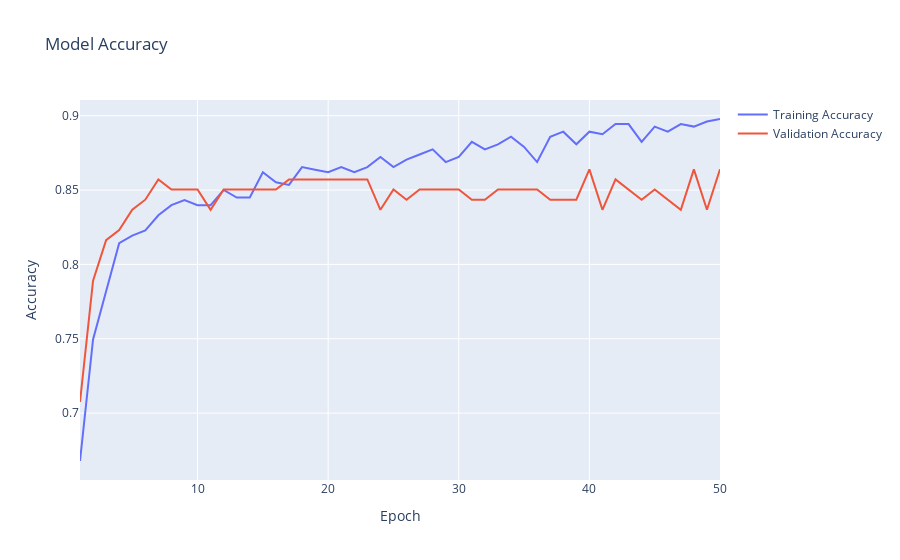
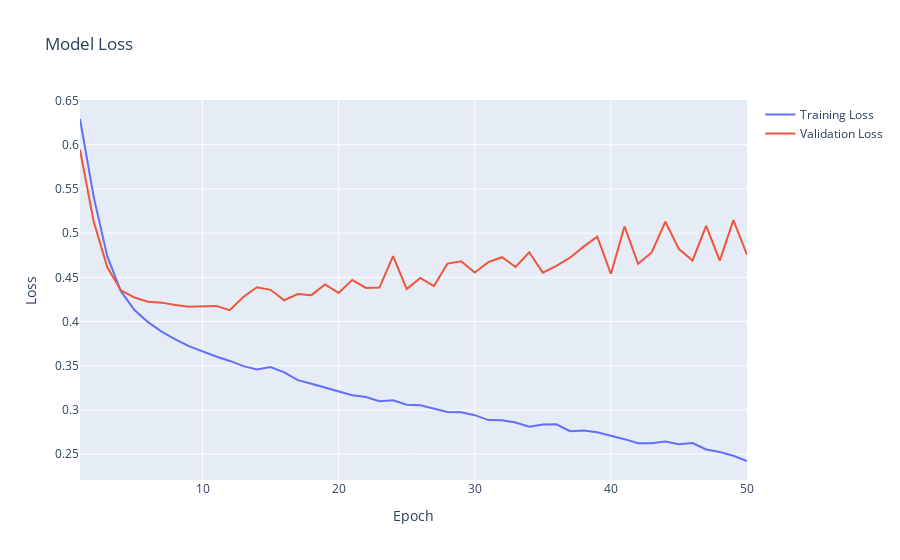

Notebook cell for these charts, in order:
### Code cell
import plotly.graph_objects as go
from sklearn.metrics import classification_report

# Create the model using the Adam optimizer
adam_model = create_model(optimizer='adam')

# Train the model
history_adam = adam_model.fit(X_train, y_train,
                              epochs=50,  # Number of epochs for training
                              batch_size=32,  # Batch size for training
                              validation_split=0.2,  # Split of training data for validation
                              verbose=1)  # Display progress during training

# Evaluate the model on the test set
test_loss, test_accuracy_adam = adam_model.evaluate(X_test, y_test)

# Visualize training history with Plotly

# Plot Accuracy
fig_accuracy_adam = go.Figure()
fig_accuracy_adam.add_trace(go.Scatter(x=list(range(1, 51)), y=history_adam.history['accuracy'],
                                      mode='lines', name='Training Accuracy'))
fig_accuracy_adam.add_trace(go.Scatter(x=list(range(1, 51)), y=history_adam.history['val_accuracy'],
                                      mode='lines', name='Validation Accuracy'))

fig_accuracy_adam.update_layout(
    title='Model Accuracy',
    xaxis_title='Epoch',
    yaxis_title='Accuracy'
)

# Plot Loss
fig_loss_adam = go.Figure()
fig_loss_adam.add_trace(go.Scatter(x=list(range(1, 51)), y=history_adam.history['loss'],
                                  mode='lines', name='Training Loss'))
fig_loss_adam.add_trace(go.Scatter(x=list(range(1, 51)), y=history_adam.history['val_loss'],
                                  mode='lines', name='Validation Loss'))

fig_loss_adam.update_layout(
    title='Model Loss',
    xaxis_title='Epoch',
    yaxis_title='Loss'
)

# Show the figures
fig_accuracy_adam.show()
fig_loss_adam.show()

# Make predictions
y_pred_adam = adam_model.predict(X_test)
y_pred_classes_adam = (y_pred_adam > 0.5).astype(int)  # Convert probabilities to binary classes

# Classification Report
print(f"\nTest Accuracy: {test_accuracy_adam:.4f}")
print("\nClassification Report:")
print(classification_report(y_test, y_pred_classes_adam))

### Figure 1 — Plotly figure (JSON) as saved in the notebook; plotly's stock layout.template omitted (floating-point values rounded to 4 significant figures)
{"data": [{"mode": "lines", "name": "Training Accuracy", "type": "scatter", "x": [1, 2, 3, 4, 5, 6, 7, 8, 9, 10, 11, 12, 13, 14, 15, 16, 17, 18, 19, 20, 21, 22, 23, 24, 25, 26, 27, 28, 29, 30, 31, 32, 33, 34, 35, 36, 37, 38, 39, 40, 41, 42, 43, 44, 45, 46, 47, 48, 49, 50], "y": [0.6678, 0.7496, 0.7819, 0.8143, 0.8194, 0.8228, 0.833, 0.8399, 0.8433, 0.8399, 0.8399, 0.8501, 0.845, 0.845, 0.862, 0.8552, 0.8535, 0.8654, 0.8637, 0.862, 0.8654, 0.862, 0.8654, 0.8722, 0.8654, 0.8705, 0.8739, 0.8773, 0.8688, 0.8722, 0.8825, 0.8773, 0.8807, 0.8859, 0.879, 0.8688, 0.8859, 0.8893, 0.8807, 0.8893, 0.8876, 0.8944, 0.8944, 0.8825, 0.8927, 0.8893, 0.8944, 0.8927, 0.8961, 0.8978]}, {"mode": "lines", "name": "Validation Accuracy", "type": "scatter", "x": [1, 2, 3, 4, 5, 6, 7, 8, 9, 10, 11, 12, 13, 14, 15, 16, 17, 18, 19, 20, 21, 22, 23, 24, 25, 26, 27, 28, 29, 30, 31, 32, 33, 34, 35, 36, 37, 38, 39, 40, 41, 42, 43, 44, 45, 46, 47, 48, 49, 50], "y": [0.7075, 0.7891, 0.8163, 0.8231, 0.8367, 0.8435, 0.8571, 0.8503, 0.8503, 0.8503, 0.8367, 0.8503, 0.8503, 0.8503, 0.8503, 0.8503, 0.8571, 0.8571, 0.8571, 0.8571, 0.8571, 0.8571, 0.8571, 0.8367, 0.8503, 0.8435, 0.8503, 0.8503, 0.8503, 0.8503, 0.8435, 0.8435, 0.8503, 0.8503, 0.8503, 0.8503, 0.8435, 0.8435, 0.8435, 0.8639, 0.8367, 0.8571, 0.8503, 0.8435, 0.8503, 0.8435, 0.8367, 0.8639, 0.8367, 0.8639]}], "layout": {"title": {"text": "Model Accuracy"}, "xaxis": {"title": {"text": "Epoch"}}, "yaxis": {"title": {"text": "Accuracy"}}}}

### Figure 2 — Plotly figure (JSON) as saved in the notebook; plotly's stock layout.template omitted (floating-point values rounded to 4 significant figures)
{"data": [{"mode": "lines", "name": "Training Loss", "type": "scatter", "x": [1, 2, 3, 4, 5, 6, 7, 8, 9, 10, 11, 12, 13, 14, 15, 16, 17, 18, 19, 20, 21, 22, 23, 24, 25, 26, 27, 28, 29, 30, 31, 32, 33, 34, 35, 36, 37, 38, 39, 40, 41, 42, 43, 44, 45, 46, 47, 48, 49, 50], "y": [0.6291, 0.5416, 0.4739, 0.4343, 0.413, 0.3993, 0.3885, 0.3798, 0.3721, 0.3659, 0.3604, 0.3554, 0.3495, 0.3458, 0.3484, 0.3424, 0.3337, 0.3297, 0.3253, 0.3205, 0.3166, 0.3146, 0.3099, 0.3109, 0.3059, 0.3053, 0.3018, 0.2976, 0.2973, 0.2941, 0.2885, 0.2883, 0.2857, 0.2809, 0.2836, 0.2837, 0.276, 0.2766, 0.2748, 0.2709, 0.2669, 0.2622, 0.2623, 0.2641, 0.2613, 0.2625, 0.2553, 0.2523, 0.2481, 0.2422]}, {"mode": "lines", "name": "Validation Loss", "type": "scatter", "x": [1, 2, 3, 4, 5, 6, 7, 8, 9, 10, 11, 12, 13, 14, 15, 16, 17, 18, 19, 20, 21, 22, 23, 24, 25, 26, 27, 28, 29, 30, 31, 32, 33, 34, 35, 36, 37, 38, 39, 40, 41, 42, 43, 44, 45, 46, 47, 48, 49, 50], "y": [0.5944, 0.5135, 0.4616, 0.4352, 0.4272, 0.4224, 0.4214, 0.4186, 0.4167, 0.4175, 0.4177, 0.4129, 0.4278, 0.4388, 0.4359, 0.424, 0.431, 0.4298, 0.442, 0.4324, 0.4471, 0.438, 0.4384, 0.474, 0.4366, 0.4494, 0.4401, 0.4656, 0.4681, 0.4554, 0.4672, 0.4728, 0.4617, 0.4783, 0.4553, 0.4631, 0.4722, 0.4847, 0.496, 0.4537, 0.5076, 0.4653, 0.4781, 0.5128, 0.4819, 0.4691, 0.5083, 0.4689, 0.5148, 0.4755]}], "layout": {"title": {"text": "Model Loss"}, "xaxis": {"title": {"text": "Epoch"}}, "yaxis": {"title": {"text": "Loss"}}}}
